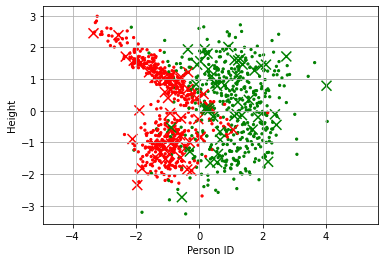

Generate this figure with Python:
#Link: https://scikit-learn.org/stable/modules/generated/sklearn.datasets.make_classification.html

from sklearn.neighbors import KNeighborsClassifier 
import numpy as np
import matplotlib.pyplot as plt
from sklearn.model_selection import train_test_split
from sklearn.datasets import make_classification


#Data
MyData = False
if MyData:
    X = np.array([[0],[1],[2],[4],[3], [6],[7],[8],[11]]) # Step 1 (Data), My data has 1 collumn/feature
    y = np.array([ 0,  0,  0,  0, 0,     1,  1,  1,  1]) 
    n_samples, n_features = X.shape
    
else:
    n_samples = 1000
    n_features = 2
    
    X,y = make_classification(n_samples=n_samples, n_features= n_features, n_redundant = 0)
    
X_train, X_test, y_train, y_test = train_test_split(X,y, train_size = 0.9, random_state = 40)


#Algorithm
k = 2 #HYPER PAREMATER 

model = KNeighborsClassifier(n_neighbors = k)# Step 2 (Algoithm)

#Training
model.fit(X_train, y_train) # Step 3 (Training/learning)
Training_accuracy = model.score(X_train, y_train) #finds accuracy
print('Training Accuracy:' , Training_accuracy)

#Predictiom/Testing
y_test_hat = model.predict(X_test) # Step 4 (Prediction)
print(y_test_hat)
Prediction_accuracy = model.score(X_test, y_test) #finds accuracy
print('Prediction Accuracy:' , Prediction_accuracy)

color = np.where(y_train == 1,'g','r')
color2 = np.where(y_test == 1,'g','r')
if n_features == 1:
    
    
    plt.scatter(X_train,np.zeros(len(X_train)), c = color, marker = 'o')
    plt.scatter(X_test, np.zeros(len(X_test)), c = color2, marker = 'x')
    plt.ylim([-0.03,1])
 
    
color3 = np.where(y_train == 1,'g','r')
color4 = np.where(y_test_hat == 1,'g','r')

if n_features == 2 :
    plt.scatter(X_train[:,0], X_train[:,1], s=5, c=color3, marker = 'o')
    plt.scatter(X_test[:,0], X_test[:,1], s=100, c=color4,marker = 'x' )
    plt.axis('equal')
    #plt.scatter(range(len(X_train)), X_train,  c = y_train)
    plt.xlabel('Person ID')
    plt.ylabel('Height')
    plt.grid()
    
elif n_features == 3 : 
    pass
    
